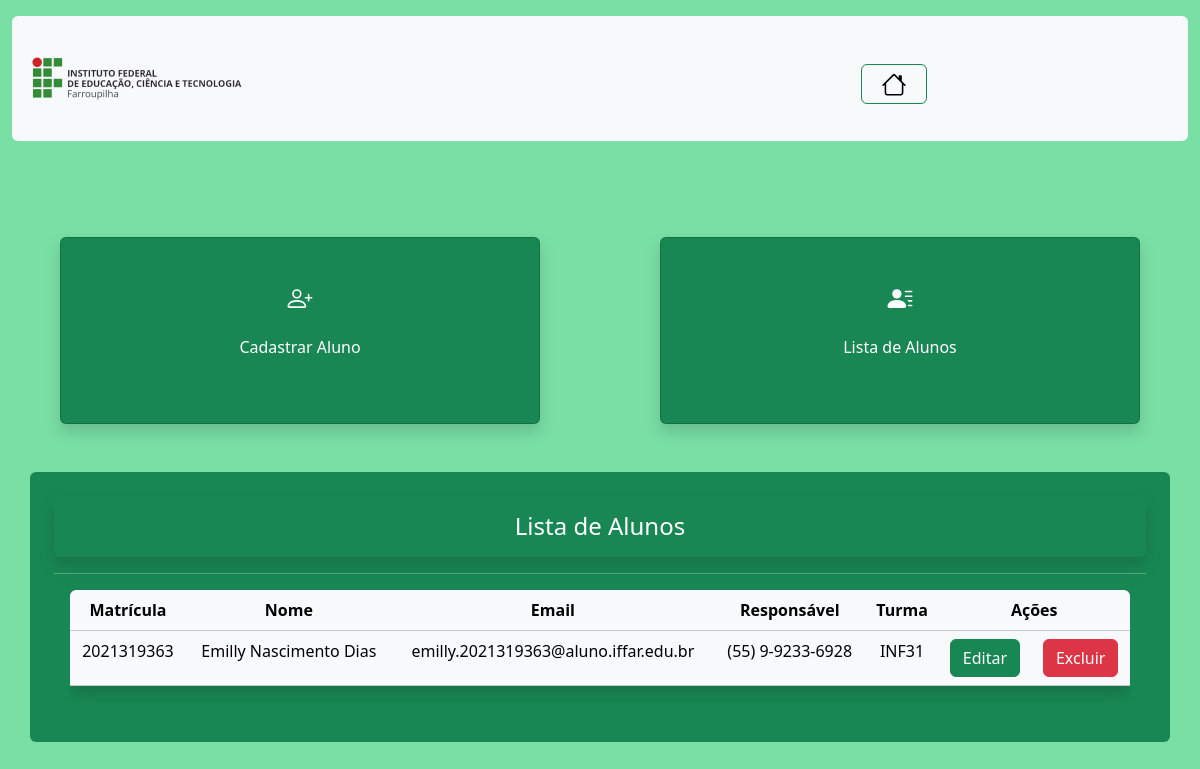
The page /Aluno/index_aluno.php?page=listar (signed in) on the database its author committed.
### tables this page shows
CREATE TABLE IF NOT EXISTS `aluno` (
  `matricula` char(10) NOT NULL,
  `nome` varchar(100) NOT NULL,
  `email` varchar(100) NOT NULL,
  `num_responsavel` varchar(16) NOT NULL,
  `foto` varchar(255) DEFAULT NULL,
  `ID_turma` int NOT NULL,
  PRIMARY KEY (`matricula`),
  KEY `ID_turma` (`ID_turma`) USING BTREE
);

CREATE TABLE IF NOT EXISTS `turma` (
  `ID_turma` int NOT NULL AUTO_INCREMENT,
  `nome_turma` char(6) NOT NULL,
  PRIMARY KEY (`ID_turma`)
);

### Aluno/listar_aluno.php (the view, shortened to what this page needs)
<div class="container-sm rounded p-4 text-bg-success text-center">
    <p class="p-3 h4 rounded shadow">Lista de Alunos</p>
    <hr>
    <?php
        $sql = "SELECT * FROM aluno AS al INNER JOIN turma AS tur
        ON al.ID_turma = tur.ID_turma";
        $result = $connect->query($sql);
        $qtLinhas = $result->num_rows;
        if($qtLinhas > 0){
            print "<div class='rounded table-responsive text-center m-3'>";
            print "<table class='table table-light table-hover shadow'>";
            print "<tr>";
            print "<th> Matrícula </td>";
            print "<th> Nome </td>";
            print "<th> Email </td>";
            print "<th> Responsável </td>";
            print "<th> Turma </th>";
            print "<th colspan='2'> Ações </th>";
            print "</tr>";
            while($row = $result->fetch_object()){
            print "<tr>";
            print "<td>" . $row->matricula . "</td>";
            print "<td>" . $row->nome . "</td>";
            print "<td>" . $row->email . "</td>";
            print "<td>" . $row->num_responsavel . "</td>";
            print "<td>" . $row->nome_turma . "</td>";
            print "<td>
                    <button onclick=\"location.href='?page=editar&matricula=".$row->matricula. "';\" class='btn btn-success'>Editar</button> </td>";
            print "<td>
                    <button onclick=\"if(confirm('Tem Certeza de que Deseja Excluir este Aluno?'))
                    {location.href='?page=salvar&acao=excluir&matricula=".$row->matricula. "';}
                    else{false;}\" class='btn btn-danger'>Excluir</button>
                    </td>";
            print "</tr>";
            }
            print "</table>";
            print "</div>";
        } else {
            print "<p class='alert alert-danger'> Não Foram Encontrados Resultados!</p>";
        }
    ?>
</div>

### rows shown on the page
aluno: matricula "2021319363", nome "Emilly Nascimento Dias", email "emilly.2021319363@aluno.iffar.edu.br", num_responsavel "(55) 9-9233-6928", ID_turma.nome_turma "INF31"
